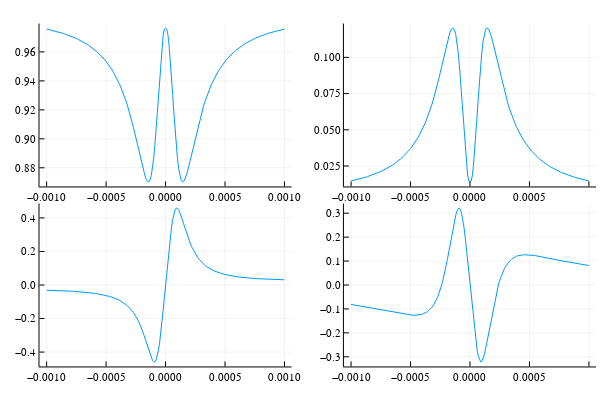

Notebook code for this chart:
### Code cell
plot1=Plots.plot(Bvalues,popEx)
plot2=Plots.plot(Bvalues,popGr)
plot3=Plots.plot(Bvalues,absorb)
plot4=Plots.plot(Bvalues,rotation)
Plots.plot(plot1, plot2, plot3, plot4, layout = (2, 2), legend = false)

### Figure 1 — Plotly figure (JSON) as saved in the notebook; plotly's stock layout.template omitted (floating-point values rounded to 4 significant figures; data arrays with more than 128 entries replaced by an {"elided": "..."} marker saying what was removed)
{"data": [{"colorbar": {"title": ""}, "legendgroup": "y1", "line": {"color": "rgba(0, 154, 250, 1.000)", "dash": "solid", "shape": "linear", "width": 1}, "mode": "lines", "name": "y1", "showlegend": true, "type": "scatter", "x": {"elided": "201 float values"}, "xaxis": "x1", "y": {"elided": "201 float values"}, "yaxis": "y1", "zmax": null, "zmin": null}, {"colorbar": {"title": ""}, "legendgroup": "y1", "line": {"color": "rgba(0, 154, 250, 1.000)", "dash": "solid", "shape": "linear", "width": 1}, "mode": "lines", "name": "y1", "showlegend": true, "type": "scatter", "x": {"elided": "201 float values"}, "xaxis": "x2", "y": {"elided": "201 float values"}, "yaxis": "y2", "zmax": null, "zmin": null}, {"colorbar": {"title": ""}, "legendgroup": "y1", "line": {"color": "rgba(0, 154, 250, 1.000)", "dash": "solid", "shape": "linear", "width": 1}, "mode": "lines", "name": "y1", "showlegend": true, "type": "scatter", "x": {"elided": "201 float values"}, "xaxis": "x3", "y": {"elided": "201 float values"}, "yaxis": "y3", "zmax": null, "zmin": null}, {"colorbar": {"title": ""}, "legendgroup": "y1", "line": {"color": "rgba(0, 154, 250, 1.000)", "dash": "solid", "shape": "linear", "width": 1}, "mode": "lines", "name": "y1", "showlegend": true, "type": "scatter", "x": {"elided": "201 float values"}, "xaxis": "x4", "y": {"elided": "201 float values"}, "yaxis": "y4", "zmax": null, "zmin": null}], "layout": {"annotations": [], "height": 400, "margin": {"b": 20, "l": 0, "r": 0, "t": 20}, "paper_bgcolor": "rgba(255, 255, 255, 1.000)", "plot_bgcolor": "rgba(255, 255, 255, 1.000)", "showlegend": false, "width": 600, "xaxis1": {"anchor": "y1", "domain": [0.06582, 0.486], "gridcolor": "rgba(0, 0, 0, 0.100)", "gridwidth": 0.5, "linecolor": "rgba(0, 0, 0, 1.000)", "mirror": false, "range": [-0.00106, 0.00106], "showgrid": true, "showline": true, "showticklabels": true, "tickangle": 0, "tickcolor": "rgb(0, 0, 0)", "tickfont": {"color": "rgba(0, 0, 0, 1.000)", "family": "sans-serif", "size": 11}, "tickmode": "array", "ticks": "inside", "ticktext": ["−0.0010", "−0.0005", "0.0000", "0.0005", "0.0010"], "tickvals": [-0.001, -0.0005, 0, 0.0005, 0.001], "title": "", "titlefont": {"color": "rgba(0, 0, 0, 1.000)", "family": "sans-serif", "size": 15}, "type": "-", "visible": true, "zeroline": false, "zerolinecolor": "rgba(0, 0, 0, 1.000)"}, "xaxis2": {"anchor": "y2", "domain": [0.5732, 0.9934], "gridcolor": "rgba(0, 0, 0, 0.100)", "gridwidth": 0.5, "linecolor": "rgba(0, 0, 0, 1.000)", "mirror": false, "range": [-0.00106, 0.00106], "showgrid": true, "showline": true, "showticklabels": true, "tickangle": 0, "tickcolor": "rgb(0, 0, 0)", "tickfont": {"color": "rgba(0, 0, 0, 1.000)", "family": "sans-serif", "size": 11}, "tickmode": "array", "ticks": "inside", "ticktext": ["−0.0010", "−0.0005", "0.0000", "0.0005", "0.0010"], "tickvals": [-0.001, -0.0005, 0, 0.0005, 0.001], "title": "", "titlefont": {"color": "rgba(0, 0, 0, 1.000)", "family": "sans-serif", "size": 15}, "type": "-", "visible": true, "zeroline": false, "zerolinecolor": "rgba(0, 0, 0, 1.000)"}, "xaxis3": {"anchor": "y3", "domain": [0.06582, 0.486], "gridcolor": "rgba(0, 0, 0, 0.100)", "gridwidth": 0.5, "linecolor": "rgba(0, 0, 0, 1.000)", "mirror": false, "range": [-0.00106, 0.00106], "showgrid": true, "showline": true, "showticklabels": true, "tickangle": 0, "tickcolor": "rgb(0, 0, 0)", "tickfont": {"color": "rgba(0, 0, 0, 1.000)", "family": "sans-serif", "size": 11}, "tickmode": "array", "ticks": "inside", "ticktext": ["−0.0010", "−0.0005", "0.0000", "0.0005", "0.0010"], "tickvals": [-0.001, -0.0005, 0, 0.0005, 0.001], "title": "", "titlefont": {"color": "rgba(0, 0, 0, 1.000)", "family": "sans-serif", "size": 15}, "type": "-", "visible": true, "zeroline": false, "zerolinecolor": "rgba(0, 0, 0, 1.000)"}, "xaxis4": {"anchor": "y4", "domain": [0.5732, 0.9934], "gridcolor": "rgba(0, 0, 0, 0.100)", "gridwidth": 0.5, "linecolor": "rgba(0, 0, 0, 1.000)", "mirror": false, "range": [-0.00106, 0.00106], "showgrid": true, "showline": true, "showticklabels": true, "tickangle": 0, "tickcolor": "rgb(0, 0, 0)", "tickfont": {"color": "rgba(0, 0, 0, 1.000)", "family": "sans-serif", "size": 11}, "tickmode": "array", "ticks": "inside", "ticktext": ["−0.0010", "−0.0005", "0.0000", "0.0005", "0.0010"], "tickvals": [-0.001, -0.0005, 0, 0.0005, 0.001], "title": "", "titlefont": {"color": "rgba(0, 0, 0, 1.000)", "family": "sans-serif", "size": 15}, "type": "-", "visible": true, "zeroline": false, "zerolinecolor": "rgba(0, 0, 0, 1.000)"}, "yaxis1": {"anchor": "x1", "domain": [0.5376, 0.9902], "gridcolor": "rgba(0, 0, 0, 0.100)", "gridwidth": 0.5, "linecolor": "rgba(0, 0, 0, 1.000)", "mirror": false, "range": [0.8671, 0.9796], "showgrid": true, "showline": true, "showticklabels": true, "tickangle": 0, "tickcolor": "rgb(0, 0, 0)", "tickfont": {"color": "rgba(0, 0, 0, 1.000)", "family": "sans-serif", "size": 11}, "tickmode": "array", "ticks": "inside", "ticktext": ["0.88", "0.90", "0.92", "0.94", "0.96"], "tickvals": [0.88, 0.9, 0.92, 0.94, 0.96], "title": "", "titlefont": {"color": "rgba(0, 0, 0, 1.000)", "family": "sans-serif", "size": 15}, "type": "-", "visible": true, "zeroline": false, "zerolinecolor": "rgba(0, 0, 0, 1.000)"}, "yaxis2": {"anchor": "x2", "domain": [0.5376, 0.9902], "gridcolor": "rgba(0, 0, 0, 0.100)", "gridwidth": 0.5, "linecolor": "rgba(0, 0, 0, 1.000)", "mirror": false, "range": [0.01089, 0.1234], "showgrid": true, "showline": true, "showticklabels": true, "tickangle": 0, "tickcolor": "rgb(0, 0, 0)", "tickfont": {"color": "rgba(0, 0, 0, 1.000)", "family": "sans-serif", "size": 11}, "tickmode": "array", "ticks": "inside", "ticktext": ["0.025", "0.050", "0.075", "0.100"], "tickvals": [0.025, 0.05, 0.075, 0.1], "title": "", "titlefont": {"color": "rgba(0, 0, 0, 1.000)", "family": "sans-serif", "size": 15}, "type": "-", "visible": true, "zeroline": false, "zerolinecolor": "rgba(0, 0, 0, 1.000)"}, "yaxis3": {"anchor": "x3", "domain": [0.03762, 0.4902], "gridcolor": "rgba(0, 0, 0, 0.100)", "gridwidth": 0.5, "linecolor": "rgba(0, 0, 0, 1.000)", "mirror": false, "range": [-0.4858, 0.4858], "showgrid": true, "showline": true, "showticklabels": true, "tickangle": 0, "tickcolor": "rgb(0, 0, 0)", "tickfont": {"color": "rgba(0, 0, 0, 1.000)", "family": "sans-serif", "size": 11}, "tickmode": "array", "ticks": "inside", "ticktext": ["−0.4", "−0.2", "0.0", "0.2", "0.4"], "tickvals": [-0.4, -0.2, 0, 0.2, 0.4], "title": "", "titlefont": {"color": "rgba(0, 0, 0, 1.000)", "family": "sans-serif", "size": 15}, "type": "-", "visible": true, "zeroline": false, "zerolinecolor": "rgba(0, 0, 0, 1.000)"}, "yaxis4": {"anchor": "x4", "domain": [0.03762, 0.4902], "gridcolor": "rgba(0, 0, 0, 0.100)", "gridwidth": 0.5, "linecolor": "rgba(0, 0, 0, 1.000)", "mirror": false, "range": [-0.3404, 0.3404], "showgrid": true, "showline": true, "showticklabels": true, "tickangle": 0, "tickcolor": "rgb(0, 0, 0)", "tickfont": {"color": "rgba(0, 0, 0, 1.000)", "family": "sans-serif", "size": 11}, "tickmode": "array", "ticks": "inside", "ticktext": ["−0.3", "−0.2", "−0.1", "0.0", "0.1", "0.2", "0.3"], "tickvals": [-0.3, -0.2, -0.1, 0, 0.1, 0.2, 0.3], "title": "", "titlefont": {"color": "rgba(0, 0, 0, 1.000)", "family": "sans-serif", "size": 15}, "type": "-", "visible": true, "zeroline": false, "zerolinecolor": "rgba(0, 0, 0, 1.000)"}}}
